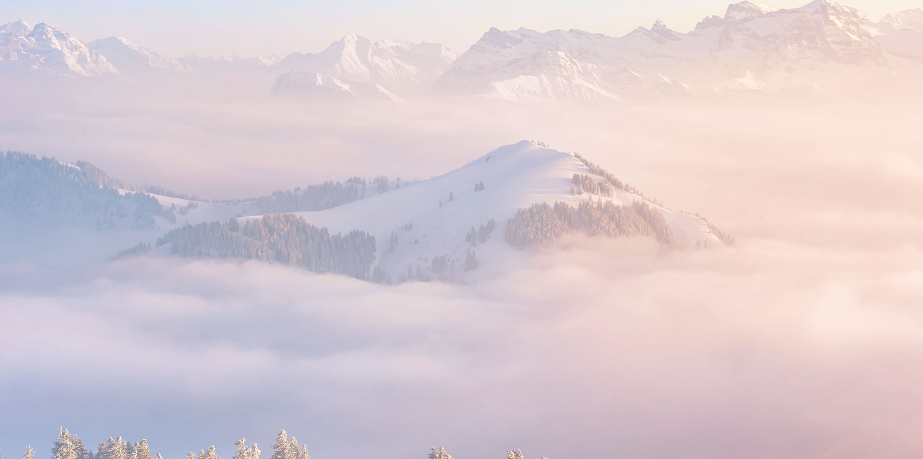
#> input picture res/img/1.jpg, 1845 x 918 px (shown at 1/2 size)
$ python 1.py
#> lines starting #> are read from the running program, lines starting #| are printed output that depends on the picture
import cv2
import numpy as np
img = cv2.imdecode(np.fromfile('1.jpg', dtype=np.uint8), cv2.IMREAD_COLOR)
#> img is the input picture: shape (918, 1845, 3); mean B, G, R 209.4, 203.3, 216.4
out = cv2.resize(img,(1066,600),cv2.INTER_AREA)
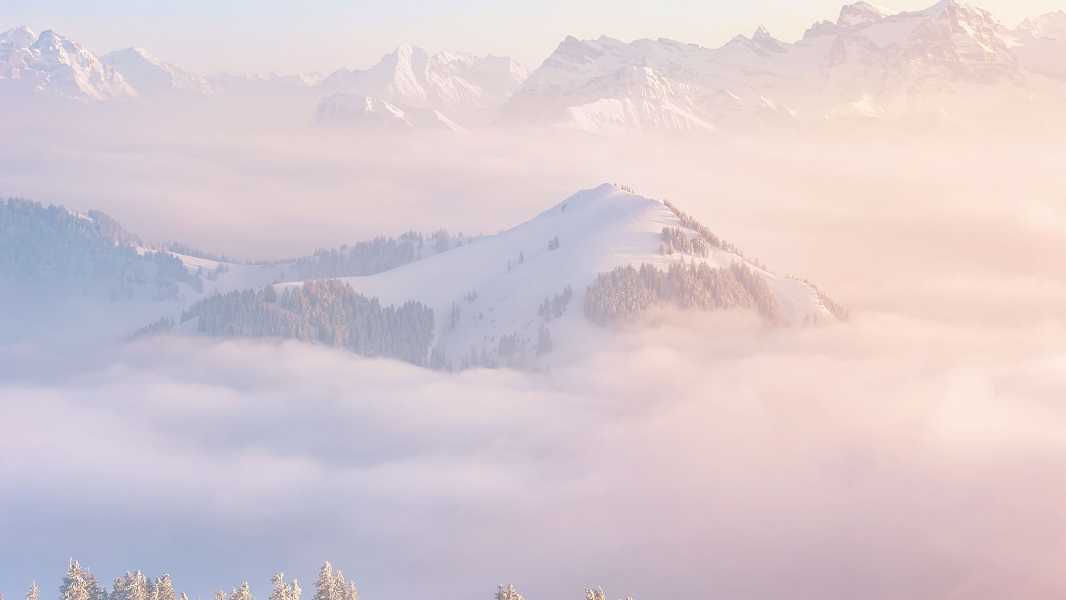
#> out: shape (600, 1066, 3); mean B, G, R 209.3, 203.3, 216.4
cv2.imwrite('out.jpg',out)
